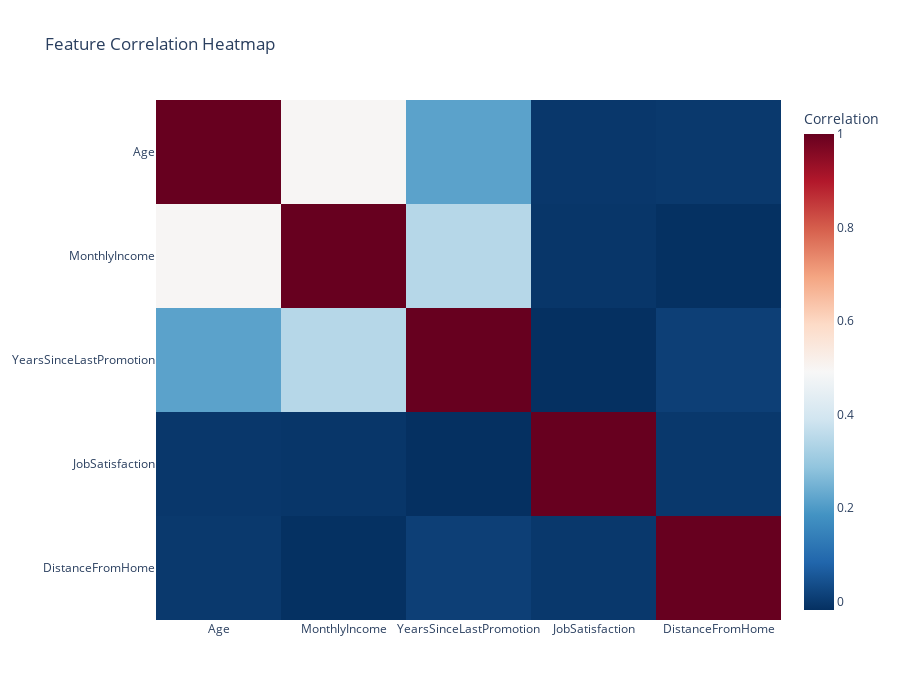

The notebook cell this image was saved under:
### Markdown cell above
## 6. CORRELATION ANALYSIS

### Code cell
# Correlation heatmap for numeric features
numeric_cols = ['Age', 'MonthlyIncome', 'YearsSinceLastPromotion',
                'JobSatisfaction', 'DistanceFromHome']
                
corr_matrix = df[numeric_cols].corr()

fig = px.imshow(corr_matrix,
                labels=dict(color="Correlation"),
                x=corr_matrix.columns,
                y=corr_matrix.columns,
                color_continuous_scale='RdBu_r',
                aspect='auto',
                title='Feature Correlation Heatmap')

fig.update_layout(height=700)
fig.show()

### Figure 1 — Plotly figure (JSON) as saved in the notebook; plotly's stock layout.template omitted (floating-point values rounded to 4 significant figures)
{"data": [{"coloraxis": "coloraxis", "hovertemplate": "x: %{x}<br>y: %{y}<br>Correlation: %{z}<extra></extra>", "name": "0", "type": "heatmap", "x": ["Age", "MonthlyIncome", "YearsSinceLastPromotion", "JobSatisfaction", "DistanceFromHome"], "xaxis": "x", "y": ["Age", "MonthlyIncome", "YearsSinceLastPromotion", "JobSatisfaction", "DistanceFromHome"], "yaxis": "y", "z": [[1, 0.4979, 0.2165, -0.004892, -0.001686], [0.4979, 1, 0.345, -0.007157, -0.01701], [0.2165, 0.345, 1, -0.01821, 0.01003], [-0.004892, -0.007157, -0.01821, 1, -0.003669], [-0.001686, -0.01701, 0.01003, -0.003669, 1]]}], "layout": {"coloraxis": {"colorbar": {"title": {"text": "Correlation"}}, "colorscale": [[0, "rgb(5,48,97)"], [0.1, "rgb(33,102,172)"], [0.2, "rgb(67,147,195)"], [0.3, "rgb(146,197,222)"], [0.4, "rgb(209,229,240)"], [0.5, "rgb(247,247,247)"], [0.6, "rgb(253,219,199)"], [0.7, "rgb(244,165,130)"], [0.8, "rgb(214,96,77)"], [0.9, "rgb(178,24,43)"], [1, "rgb(103,0,31)"]]}, "height": 700, "title": {"text": "Feature Correlation Heatmap"}, "xaxis": {"anchor": "y", "domain": [0, 1]}, "yaxis": {"anchor": "x", "autorange": "reversed", "domain": [0, 1]}}}
